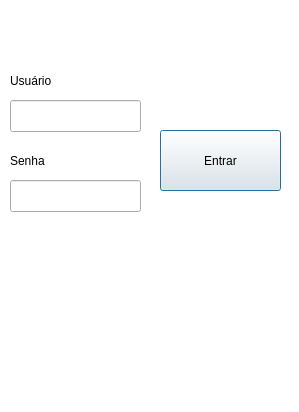
<?xml version="1.0" encoding="UTF-8"?>
<ui version="4.0">
 <class>LoginWindow</class>
 <widget class="QDialog" name="LoginWindow">
  <property name="geometry">
   <rect>
    <x>0</x>
    <y>0</y>
    <width>299</width>
    <height>412</height>
   </rect>
  </property>
  <property name="sizePolicy">
   <sizepolicy hsizetype="Fixed" vsizetype="Fixed">
    <horstretch>0</horstretch>
    <verstretch>0</verstretch>
   </sizepolicy>
  </property>
  <property name="minimumSize">
   <size>
    <width>299</width>
    <height>412</height>
   </size>
  </property>
  <property name="maximumSize">
   <size>
    <width>299</width>
    <height>412</height>
   </size>
  </property>
  <property name="cursor">
   <cursorShape>ArrowCursor</cursorShape>
  </property>
  <property name="windowTitle">
   <string>CompanyKit - Login</string>
  </property>
  <property name="styleSheet">
   <string notr="true">QDialog {
    background-color: white;
}</string>
  </property>
  <widget class="QWidget" name="verticalLayoutWidget">
   <property name="geometry">
    <rect>
     <x>0</x>
     <y>-10</y>
     <width>301</width>
     <height>71</height>
    </rect>
   </property>
   <layout class="QVBoxLayout" name="BannerVLayout">
    <item>
     <widget class="QLabel" name="CompanyKitBanner">
      <property name="text">
       <string/>
      </property>
      <property name="pixmap">
       <pixmap>ui/res/LoginBanner.png</pixmap>
      </property>
     </widget>
    </item>
   </layout>
  </widget>
  <widget class="QLineEdit" name="UsuarioLineEdit">
   <property name="geometry">
    <rect>
     <x>10</x>
     <y>100</y>
     <width>131</width>
     <height>32</height>
    </rect>
   </property>
  </widget>
  <widget class="QLabel" name="UsuarioLabel">
   <property name="geometry">
    <rect>
     <x>10</x>
     <y>60</y>
     <width>61</width>
     <height>41</height>
    </rect>
   </property>
   <property name="text">
    <string>Usuário</string>
   </property>
  </widget>
  <widget class="QLabel" name="SenhaLabel">
   <property name="geometry">
    <rect>
     <x>10</x>
     <y>140</y>
     <width>61</width>
     <height>41</height>
    </rect>
   </property>
   <property name="text">
    <string>Senha</string>
   </property>
  </widget>
  <widget class="QLineEdit" name="SenhaLineEdit">
   <property name="geometry">
    <rect>
     <x>10</x>
     <y>180</y>
     <width>131</width>
     <height>32</height>
    </rect>
   </property>
   <property name="inputMask">
    <string/>
   </property>
   <property name="echoMode">
    <enum>QLineEdit::EchoMode::Password</enum>
   </property>
  </widget>
  <widget class="QPushButton" name="LoginButton">
   <property name="geometry">
    <rect>
     <x>160</x>
     <y>130</y>
     <width>121</width>
     <height>61</height>
    </rect>
   </property>
   <property name="cursor">
    <cursorShape>PointingHandCursor</cursorShape>
   </property>
   <property name="autoFillBackground">
    <bool>false</bool>
   </property>
   <property name="text">
    <string>Entrar</string>
   </property>
   <property name="default">
    <bool>true</bool>
   </property>
  </widget>
 </widget>
 <resources/>
 <connections/>
</ui>
